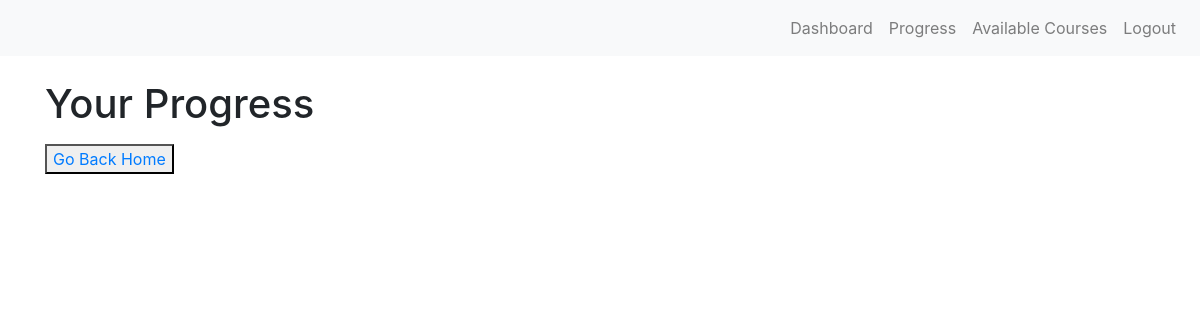
Page /users/progress/ (signed in) on the earlier database version.
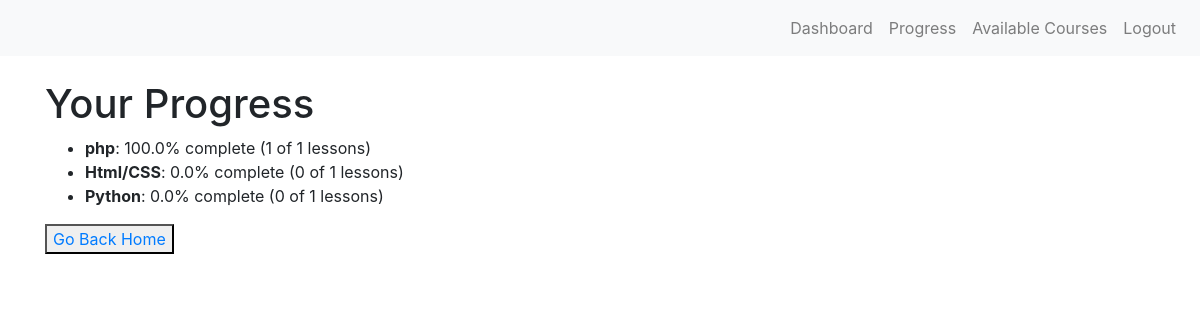
Same page on the later database version.
### learner/models.py (models this page shows, shortened)
class Course(models.Model):
    title = models.CharField(max_length=200)
    description = models.TextField()
    duration = models.IntegerField(help_text="Duration in minutes")

### learner/views.py (the view)
# urls.py: path('progress/', views.progress, name='progress'),
@login_required
def progress(request):
    user_enrollments = Enrollment.objects.filter(user=request.user)
    progress_data = []
    for enrollment in user_enrollments:
        lessons = Lesson.objects.filter(course=enrollment.course)
        completed_lessons = Progress.objects.filter(user=request.user, lesson__in=lessons, completed=True)
        progress_percentage = (completed_lessons.count() / lessons.count()) * 100 if lessons.exists() else 0
        progress_data.append({
            'course': enrollment.course,
            'progress': progress_percentage,
            'total_lessons': lessons.count(),
            'completed_lessons': completed_lessons.count()
        })
    return render(request, 'courses/progress.html', {'progress_data': progress_data})

### learner/templates/courses/progress.html (shortened to what this page needs)
{% extends "courses/base.html" %}
{% block content %}
<h1>Your Progress</h1>
<ul>
  {% for progress in progress_data %}
    <li>
      <strong>{{ progress.course.title }}</strong>: {{ progress.progress }}% complete
      ({{ progress.completed_lessons }} of {{ progress.total_lessons }} lessons)
    </li>
  {% endfor %}
</ul>
<button><a href="http://">Go Back Home</a></button>
</div>
{% endblock %}

### learner/templates/courses/base.html (shortened to what this page needs)
<!DOCTYPE html>
<html lang="en">
<head>
  <link rel="stylesheet" href="https://cdnjs.cloudflare.com/ajax/libs/bootstrap/4.6.2/css/bootstrap.min.css">
</head>
<body>
  <nav class="navbar navbar-expand-lg navbar-light bg-light">
    <div class="collapse navbar-collapse">
      <ul class="navbar-nav ml-auto">
        {% if user.is_authenticated %}
        <li class="nav-item"><a class="nav-link" href="{% url 'course-list' %}">Dashboard</a></li>
        <li class="nav-item"><a class="nav-link" href="{% url 'progress' %}">Progress</a></li>
        <li class="nav-item"><a class="nav-link" href="{% url 'course-list' %}">Available Courses</a></li>
        <li class="nav-item"><a class="nav-link" href="{% url 'logout' %}">Logout</a></li>
      {% else %}
        <li class="nav-item"><a class="nav-link" href="{% url 'login' %}">Login</a></li>
      {% endif %}
      </ul>
    </div>
  </nav>
  <div class="container mt-4">
    {% block content %}
    {% endblock %}
</body>
</html>

Differences in the rows shown:
added Course: course "php", progress "100.0", completed_lessons "1", total_lessons "1"
added Course: course "Html/CSS", progress "0.0", completed_lessons "0", total_lessons "1"
added Course: course "Python", progress "0.0", completed_lessons "0", total_lessons "1"
